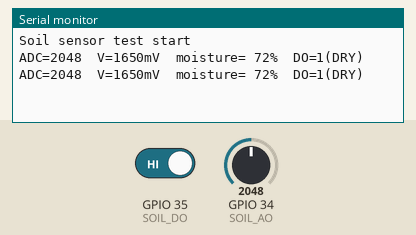
Simulated run of this sketch. Board: ESP32. Parts: the last lines printed to the serial monitor. The inputs (shaded band) are chosen by the test bench; at power-on: GPIO 34 (SOIL_AO) = 2048, GPIO 35 (SOIL_DO) HIGH (analog values on the 0–4095 scale).

Above: at 1.2 s.
1.3 s: GPIO 34 (SOIL_AO) set to 1228
At 2.8 s:
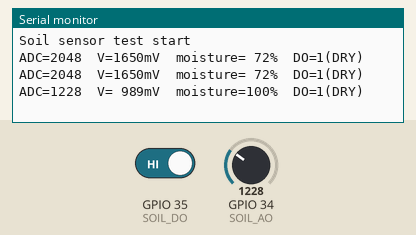
4.7 s: GPIO 35 (SOIL_DO) driven LOW
At 6.0 s:
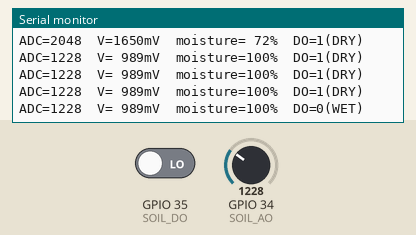
7.8 s: GPIO 34 (SOIL_AO) set to 491
At 9.1 s:
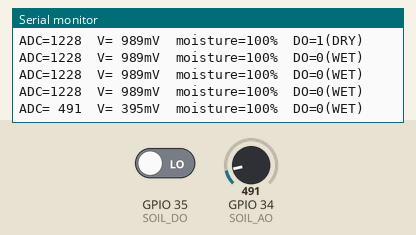
11.0 s: GPIO 35 (SOIL_DO) driven HIGH
At 12.3 s:
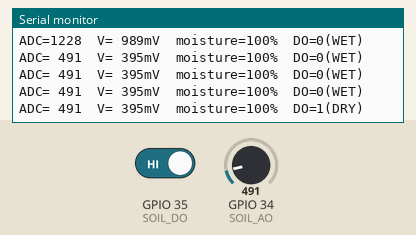
14.1 s: GPIO 34 (SOIL_AO) set to 0
At 15.5 s:
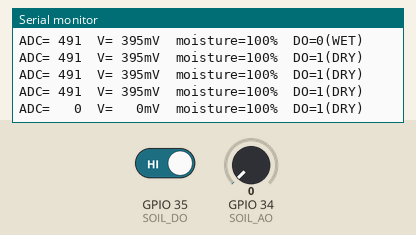
17.3 s: GPIO 35 (SOIL_DO) driven LOW
At 18.6 s:
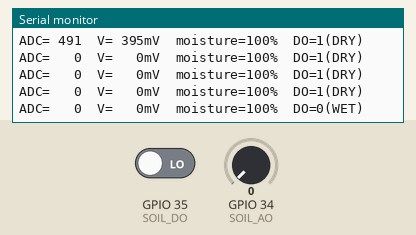

Measured:
- after the input at 1.3 s, the serial monitor: prints a new line after 0.85 s (image 1)
- after the input at 4.7 s, the serial monitor: prints a new line after 0.61 s (image 2)
- after the input at 7.8 s, the serial monitor: prints a new line after 0.66 s (image 3)
- after the input at 11.0 s, the serial monitor: prints a new line after 0.62 s (image 4)
- after the input at 14.1 s, the serial monitor: prints a new line after 0.67 s (image 5)
- after the input at 17.3 s, the serial monitor: prints a new line after 0.63 s (image 6)

The sketch:

sketch.ino
```cpp
// 예제 1 : 토양수분센서 (AO 아날로그 + DO 디지털) 읽기
// 보드 : ESP32 DevKitC V4 (Arduino IDE 보드 선택 : ESP32 Dev Module)

const int SOIL_AO = 34;   // 센서 모듈 AO -> GPIO34 (ADC1, 입력 전용 핀)
const int SOIL_DO = 35;   // 센서 모듈 DO -> GPIO35 (입력 전용 핀)

// 보정값 : 2단계에서 측정한 값으로 바꿉니다.
int DRY_RAW = 3500;       // 마른 흙(또는 공기 중)에서의 ADC 평균
int WET_RAW = 1500;       // 물에 적신 흙에서의 ADC 평균

void setup() {
  Serial.begin(115200);
  analogReadResolution(12);      // ADC 결과를 0~4095 범위로 사용
  pinMode(SOIL_DO, INPUT);       // DO는 모듈에 풀업이 있으므로 INPUT
  Serial.println("Soil sensor test start");
}

int readSoilAverage() {
  long sum = 0;
  for (int i = 0; i < 10; i++) {   // 10번 읽어서 평균 -> 잡음 감소
    sum += analogRead(SOIL_AO);
    delay(5);
  }
  return sum / 10;
}

void loop() {
  int raw = readSoilAverage();
  int mv = analogReadMilliVolts(SOIL_AO);   // 보정된 전압(mV)
  int dout = digitalRead(SOIL_DO);          // HIGH=건조, LOW=습함

  int moisture = map(raw, DRY_RAW, WET_RAW, 0, 100);   // 상대 수분(%)
  moisture = constrain(moisture, 0, 100);

  Serial.printf("ADC=%4d  V=%4dmV  moisture=%3d%%  DO=%d(%s)\n",
                raw, mv, moisture, dout, dout ? "DRY" : "WET");
  delay(1000);
}
```
